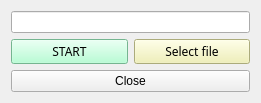
      <widget class="QWidget" name="layoutWidget">
       <property name="geometry">
        <rect>
         <x>10</x>
         <y>10</y>
         <width>261</width>
         <height>88</height>
        </rect>
       </property>
       <layout class="QGridLayout" name="gridLayout_5">
        <item row="1" column="0">
         <widget class="QPushButton" name="pushButton">
          <property name="autoFillBackground">
           <bool>false</bool>
          </property>
          <property name="text">
           <string>Close</string>
          </property>
         </widget>
        </item>
        <item row="0" column="0">
         <layout class="QGridLayout" name="gridLayout_3">
          <item row="1" column="0">
           <widget class="QPushButton" name="render">
            <property name="palette">
             <palette>
              <active>
               <colorrole role="WindowText">
                <brush brushstyle="SolidPattern">
                 <color alpha="255">
                  <red>0</red>
                  <green>0</green>
                  <blue>0</blue>
                 </color>
                </brush>
               </colorrole>
               <colorrole role="Button">
                <brush brushstyle="SolidPattern">
                 <color alpha="255">
                  <red>164</red>
                  <green>254</green>
                  <blue>202</blue>
                 </color>
                </brush>
               </colorrole>
               <colorrole role="Light">
                <brush brushstyle="SolidPattern">
                 <color alpha="255">
                  <red>255</red>
                  <green>255</green>
                  <blue>255</blue>
                 </color>
                </brush>
               </colorrole>
               <colorrole role="Midlight">
                <brush brushstyle="SolidPattern">
                 <color alpha="255">
                  <red>209</red>
                  <green>254</green>
                  <blue>228</blue>
                 </color>
                </brush>
               </colorrole>
               <colorrole role="Dark">
                <brush brushstyle="SolidPattern">
                 <color alpha="255">
                  <red>82</red>
                  <green>127</green>
                  <blue>101</blue>
                 </color>
                </brush>
               </colorrole>
               <colorrole role="Mid">
                <brush brushstyle="SolidPattern">
                 <color alpha="255">
                  <red>109</red>
                  <green>169</green>
                  <blue>135</blue>
                 </color>
                </brush>
               </colorrole>
               <colorrole role="Text">
                <brush brushstyle="SolidPattern">
                 <color alpha="255">
                  <red>0</red>
                  <green>0</green>
                  <blue>0</blue>
                 </color>
                </brush>
               </colorrole>
               <colorrole role="BrightText">
                <brush brushstyle="SolidPattern">
                 <color alpha="255">
                  <red>255</red>
                  <green>255</green>
                  <blue>255</blue>
                 </color>
                </brush>
               </colorrole>
               <colorrole role="ButtonText">
                <brush brushstyle="SolidPattern">
                 <color alpha="255">
                  <red>0</red>
                  <green>0</green>
                  <blue>0</blue>
                 </color>
                </brush>
               </colorrole>
               <colorrole role="Base">
                <brush brushstyle="SolidPattern">
                 <color alpha="255">
                  <red>255</red>
                  <green>255</green>
                  <blue>255</blue>
                 </color>
                </brush>
               </colorrole>
               <colorrole role="Window">
                <brush brushstyle="SolidPattern">
                 <color alpha="255">
                  <red>164</red>
                  <green>254</green>
                  <blue>202</blue>
                 </color>
                </brush>
               </colorrole>
               <colorrole role="Shadow">
                <brush brushstyle="SolidPattern">
                 <color alpha="255">
                  <red>0</red>
                  <green>0</green>
                  <blue>0</blue>
                 </color>
                </brush>
               </colorrole>
               <colorrole role="AlternateBase">
                <brush brushstyle="SolidPattern">
                 <color alpha="255">
                  <red>209</red>
                  <green>254</green>
                  <blue>228</blue>
                 </color>
                </brush>
               </colorrole>
               <colorrole role="ToolTipBase">
                <brush brushstyle="SolidPattern">
                 <color alpha="255">
                  <red>255</red>
                  <green>255</green>
                  <blue>220</blue>
                 </color>
                </brush>
               </colorrole>
               <colorrole role="ToolTipText">
                <brush brushstyle="SolidPattern">
                 <color alpha="255">
                  <red>0</red>
                  <green>0</green>
                  <blue>0</blue>
                 </color>
                </brush>
               </colorrole>
               <colorrole role="PlaceholderText">
                <brush brushstyle="SolidPattern">
                 <color alpha="127">
                  <red>0</red>
                  <green>0</green>
                  <blue>0</blue>
                 </color>
                </brush>
               </colorrole>
               <colorrole role="Accent">
                <brush brushstyle="SolidPattern">
                 <color alpha="255">
                  <red>255</red>
                  <green>255</green>
                  <blue>255</blue>
                 </color>
                </brush>
               </colorrole>
              </active>
              <inactive>
               <colorrole role="WindowText">
                <brush brushstyle="SolidPattern">
                 <color alpha="255">
                  <red>0</red>
                  <green>0</green>
                  <blue>0</blue>
                 </color>
                </brush>
               </colorrole>
               <colorrole role="Button">
                <brush brushstyle="SolidPattern">
                 <color alpha="255">
                  <red>164</red>
                  <green>254</green>
                  <blue>202</blue>
                 </color>
                </brush>
               </colorrole>
               <colorrole role="Light">
                <brush brushstyle="SolidPattern">
                 <color alpha="255">
                  <red>255</red>
                  <green>255</green>
                  <blue>255</blue>
                 </color>
                </brush>
               </colorrole>
               <colorrole role="Midlight">
                <brush brushstyle="SolidPattern">
                 <color alpha="255">
                  <red>209</red>
                  <green>254</green>
                  <blue>228</blue>
                 </color>
                </brush>
               </colorrole>
               <colorrole role="Dark">
                <brush brushstyle="SolidPattern">
                 <color alpha="255">
                  <red>82</red>
                  <green>127</green>
                  <blue>101</blue>
                 </color>
                </brush>
               </colorrole>
               <colorrole role="Mid">
                <brush brushstyle="SolidPattern">
                 <color alpha="255">
                  <red>109</red>
                  <green>169</green>
                  <blue>135</blue>
                 </color>
                </brush>
               </colorrole>
               <colorrole role="Text">
                <brush brushstyle="SolidPattern">
                 <color alpha="255">
                  <red>0</red>
                  <green>0</green>
                  <blue>0</blue>
                 </color>
                </brush>
               </colorrole>
               <colorrole role="BrightText">
                <brush brushstyle="SolidPattern">
                 <color alpha="255">
                  <red>255</red>
                  <green>255</green>
                  <blue>255</blue>
                 </color>
                </brush>
               </colorrole>
               <colorrole role="ButtonText">
                <brush brushstyle="SolidPattern">
                 <color alpha="255">
                  <red>0</red>
                  <green>0</green>
                  <blue>0</blue>
                 </color>
                </brush>
               </colorrole>
               <colorrole role="Base">
                <brush brushstyle="SolidPattern">
                 <color alpha="255">
                  <red>255</red>
                  <green>255</green>
                  <blue>255</blue>
                 </color>
                </brush>
               </colorrole>
               <colorrole role="Window">
                <brush brushstyle="SolidPattern">
                 <color alpha="255">
                  <red>164</red>
                  <green>254</green>
                  <blue>202</blue>
                 </color>
                </brush>
               </colorrole>
               <colorrole role="Shadow">
                <brush brushstyle="SolidPattern">
                 <color alpha="255">
                  <red>0</red>
                  <green>0</green>
                  <blue>0</blue>
                 </color>
                </brush>
               </colorrole>
               <colorrole role="AlternateBase">
                <brush brushstyle="SolidPattern">
                 <color alpha="255">
                  <red>209</red>
                  <green>254</green>
                  <blue>228</blue>
                 </color>
                </brush>
               </colorrole>
               <colorrole role="ToolTipBase">
                <brush brushstyle="SolidPattern">
                 <color alpha="255">
                  <red>255</red>
                  <green>255</green>
                  <blue>220</blue>
                 </color>
                </brush>
               </colorrole>
               <colorrole role="ToolTipText">
                <brush brushstyle="SolidPattern">
                 <color alpha="255">
                  <red>0</red>
                  <green>0</green>
                  <blue>0</blue>
                 </color>
                </brush>
               </colorrole>
               <colorrole role="PlaceholderText">
                <brush brushstyle="SolidPattern">
                 <color alpha="127">
                  <red>0</red>
                  <green>0</green>
                  <blue>0</blue>
                 </color>
                </brush>
               </colorrole>
               <colorrole role="Accent">
                <brush brushstyle="SolidPattern">
                 <color alpha="255">
                  <red>255</red>
                  <green>255</green>
                  <blue>255</blue>
                 </color>
                </brush>
               </colorrole>
              </inactive>
              <disabled>
               <colorrole role="WindowText">
                <brush brushstyle="SolidPattern">
                 <color alpha="255">
                  <red>82</red>
                  <green>127</green>
                  <blue>101</blue>
                 </color>
                </brush>
               </colorrole>
               <colorrole role="Button">
                <brush brushstyle="SolidPattern">
                 <color alpha="255">
                  <red>164</red>
                  <green>254</green>
                  <blue>202</blue>
                 </color>
                </brush>
               </colorrole>
               <colorrole role="Light">
                <brush brushstyle="SolidPattern">
                 <color alpha="255">
                  <red>255</red>
                  <green>255</green>
                  <blue>255</blue>
                 </color>
                </brush>
               </colorrole>
               <colorrole role="Midlight">
                <brush brushstyle="SolidPattern">
                 <color alpha="255">
                  <red>209</red>
                  <green>254</green>
                  <blue>228</blue>
                 </color>
                </brush>
               </colorrole>
               <colorrole role="Dark">
                <brush brushstyle="SolidPattern">
                 <color alpha="255">
                  <red>82</red>
                  <green>127</green>
                  <blue>101</blue>
                 </color>
                </brush>
               </colorrole>
               <colorrole role="Mid">
                <brush brushstyle="SolidPattern">
                 <color alpha="255">
                  <red>109</red>
                  <green>169</green>
                  <blue>135</blue>
                 </color>
                </brush>
               </colorrole>
               <colorrole role="Text">
                <brush brushstyle="SolidPattern">
                 <color alpha="255">
                  <red>82</red>
                  <green>127</green>
                  <blue>101</blue>
                 </color>
                </brush>
               </colorrole>
               <colorrole role="BrightText">
                <brush brushstyle="SolidPattern">
                 <color alpha="255">
                  <red>255</red>
                  <green>255</green>
                  <blue>255</blue>
                 </color>
                </brush>
               </colorrole>
               <colorrole role="ButtonText">
                <brush brushstyle="SolidPattern">
                 <color alpha="255">
                  <red>82</red>
                  <green>127</green>
                  <blue>101</blue>
                 </color>
                </brush>
               </colorrole>
               <colorrole role="Base">
                <brush brushstyle="SolidPattern">
                 <color alpha="255">
                  <red>164</red>
                  <green>254</green>
                  <blue>202</blue>
                 </color>
                </brush>
               </colorrole>
               <colorrole role="Window">
                <brush brushstyle="SolidPattern">
                 <color alpha="255">
                  <red>164</red>
                  <green>254</green>
                  <blue>202</blue>
                 </color>
                </brush>
               </colorrole>
               <colorrole role="Shadow">
                <brush brushstyle="SolidPattern">
                 <color alpha="255">
                  <red>0</red>
                  <green>0</green>
                  <blue>0</blue>
                 </color>
                </brush>
               </colorrole>
               <colorrole role="AlternateBase">
                <brush brushstyle="SolidPattern">
                 <color alpha="255">
                  <red>164</red>
                  <green>254</green>
                  <blue>202</blue>
                 </color>
                </brush>
               </colorrole>
               <colorrole role="ToolTipBase">
                <brush brushstyle="SolidPattern">
                 <color alpha="255">
                  <red>255</red>
                  <green>255</green>
                  <blue>220</blue>
                 </color>
                </brush>
               </colorrole>
               <colorrole role="ToolTipText">
                <brush brushstyle="SolidPattern">
                 <color alpha="255">
                  <red>0</red>
                  <green>0</green>
                  <blue>0</blue>
                 </color>
                </brush>
               </colorrole>
               <colorrole role="PlaceholderText">
                <brush brushstyle="SolidPattern">
                 <color alpha="127">
                  <red>82</red>
                  <green>127</green>
                  <blue>101</blue>
                 </color>
                </brush>
               </colorrole>
               <colorrole role="Accent">
                <brush brushstyle="SolidPattern">
                 <color alpha="255">
                  <red>240</red>
                  <green>255</green>
                  <blue>246</blue>
                 </color>
                </brush>
               </colorrole>
              </disabled>
             </palette>
            </property>
            <property name="font">
             <font>
              <family>Bauhaus 93</family>
             </font>
            </property>
            <property name="text">
             <string>START</string>
            </property>
           </widget>
          </item>
          <item row="1" column="1">
           <widget class="QPushButton" name="select_obj">
            <property name="palette">
             <palette>
              <active>
               <colorrole role="WindowText">
                <brush brushstyle="SolidPattern">
                 <color alpha="255">
                  <red>0</red>
                  <green>0</green>
                  <blue>0</blue>
                 </color>
                </brush>
               </colorrole>
               <colorrole role="Button">
                <brush brushstyle="SolidPattern">
                 <color alpha="255">
                  <red>240</red>
                  <green>240</green>
                  <blue>172</blue>
                 </color>
                </brush>
               </colorrole>
               <colorrole role="Light">
                <brush brushstyle="SolidPattern">
                 <color alpha="255">
                  <red>255</red>
                  <green>255</green>
                  <blue>255</blue>
                 </color>
                </brush>
               </colorrole>
               <colorrole role="Midlight">
                <brush brushstyle="SolidPattern">
                 <color alpha="255">
                  <red>247</red>
                  <green>247</green>
                  <blue>213</blue>
                 </color>
                </brush>
               </colorrole>
               <colorrole role="Dark">
                <brush brushstyle="SolidPattern">
                 <color alpha="255">
                  <red>120</red>
                  <green>120</green>
                  <blue>86</blue>
                 </color>
                </brush>
               </colorrole>
               <colorrole role="Mid">
                <brush brushstyle="SolidPattern">
                 <color alpha="255">
                  <red>160</red>
                  <green>160</green>
                  <blue>115</blue>
                 </color>
                </brush>
               </colorrole>
               <colorrole role="Text">
                <brush brushstyle="SolidPattern">
                 <color alpha="255">
                  <red>0</red>
                  <green>0</green>
                  <blue>0</blue>
                 </color>
                </brush>
               </colorrole>
               <colorrole role="BrightText">
                <brush brushstyle="SolidPattern">
                 <color alpha="255">
                  <red>255</red>
                  <green>255</green>
                  <blue>255</blue>
                 </color>
                </brush>
               </colorrole>
               <colorrole role="ButtonText">
                <brush brushstyle="SolidPattern">
                 <color alpha="255">
                  <red>0</red>
                  <green>0</green>
                  <blue>0</blue>
                 </color>
                </brush>
               </colorrole>
               <colorrole role="Base">
                <brush brushstyle="SolidPattern">
                 <color alpha="255">
                  <red>255</red>
                  <green>255</green>
                  <blue>255</blue>
                 </color>
                </brush>
               </colorrole>
               <colorrole role="Window">
                <brush brushstyle="SolidPattern">
                 <color alpha="255">
                  <red>240</red>
                  <green>240</green>
                  <blue>172</blue>
                 </color>
                </brush>
               </colorrole>
               <colorrole role="Shadow">
                <brush brushstyle="SolidPattern">
                 <color alpha="255">
                  <red>0</red>
                  <green>0</green>
                  <blue>0</blue>
                 </color>
                </brush>
               </colorrole>
               <colorrole role="AlternateBase">
                <brush brushstyle="SolidPattern">
                 <color alpha="255">
                  <red>247</red>
                  <green>247</green>
                  <blue>213</blue>
                 </color>
                </brush>
               </colorrole>
               <colorrole role="ToolTipBase">
                <brush brushstyle="SolidPattern">
                 <color alpha="255">
                  <red>255</red>
                  <green>255</green>
                  <blue>220</blue>
                 </color>
                </brush>
               </colorrole>
               <colorrole role="ToolTipText">
                <brush brushstyle="SolidPattern">
                 <color alpha="255">
                  <red>0</red>
                  <green>0</green>
                  <blue>0</blue>
                 </color>
                </brush>
               </colorrole>
               <colorrole role="PlaceholderText">
                <brush brushstyle="SolidPattern">
                 <color alpha="127">
                  <red>0</red>
                  <green>0</green>
                  <blue>0</blue>
                 </color>
                </brush>
               </colorrole>
               <colorrole role="Accent">
                <brush brushstyle="SolidPattern">
                 <color alpha="255">
                  <red>255</red>
                  <green>255</green>
                  <blue>255</blue>
                 </color>
                </brush>
               </colorrole>
              </active>
              <inactive>
               <colorrole role="WindowText">
                <brush brushstyle="SolidPattern">
                 <color alpha="255">
                  <red>0</red>
                  <green>0</green>
                  <blue>0</blue>
                 </color>
                </brush>
               </colorrole>
               <colorrole role="Button">
                <brush brushstyle="SolidPattern">
                 <color alpha="255">
                  <red>240</red>
                  <green>240</green>
                  <blue>172</blue>
                 </color>
                </brush>
               </colorrole>
               <colorrole role="Light">
                <brush brushstyle="SolidPattern">
                 <color alpha="255">
                  <red>255</red>
                  <green>255</green>
                  <blue>255</blue>
                 </color>
                </brush>
               </colorrole>
               <colorrole role="Midlight">
                <brush brushstyle="SolidPattern">
                 <color alpha="255">
                  <red>247</red>
                  <green>247</green>
                  <blue>213</blue>
                 </color>
                </brush>
               </colorrole>
               <colorrole role="Dark">
                <brush brushstyle="SolidPattern">
                 <color alpha="255">
                  <red>120</red>
                  <green>120</green>
                  <blue>86</blue>
                 </color>
                </brush>
               </colorrole>
               <colorrole role="Mid">
                <brush brushstyle="SolidPattern">
                 <color alpha="255">
                  <red>160</red>
                  <green>160</green>
                  <blue>115</blue>
                 </color>
                </brush>
               </colorrole>
               <colorrole role="Text">
                <brush brushstyle="SolidPattern">
                 <color alpha="255">
                  <red>0</red>
                  <green>0</green>
                  <blue>0</blue>
                 </color>
                </brush>
               </colorrole>
               <colorrole role="BrightText">
                <brush brushstyle="SolidPattern">
                 <color alpha="255">
                  <red>255</red>
                  <green>255</green>
                  <blue>255</blue>
                 </color>
                </brush>
               </colorrole>
               <colorrole role="ButtonText">
                <brush brushstyle="SolidPattern">
                 <color alpha="255">
                  <red>0</red>
                  <green>0</green>
                  <blue>0</blue>
                 </color>
                </brush>
               </colorrole>
               <colorrole role="Base">
                <brush brushstyle="SolidPattern">
                 <color alpha="255">
                  <red>255</red>
                  <green>255</green>
                  <blue>255</blue>
                 </color>
                </brush>
               </colorrole>
               <colorrole role="Window">
                <brush brushstyle="SolidPattern">
                 <color alpha="255">
                  <red>240</red>
                  <green>240</green>
                  <blue>172</blue>
                 </color>
                </brush>
               </colorrole>
               <colorrole role="Shadow">
                <brush brushstyle="SolidPattern">
                 <color alpha="255">
                  <red>0</red>
                  <green>0</green>
                  <blue>0</blue>
                 </color>
                </brush>
               </colorrole>
               <colorrole role="AlternateBase">
                <brush brushstyle="SolidPattern">
                 <color alpha="255">
                  <red>247</red>
                  <green>247</green>
                  <blue>213</blue>
                 </color>
                </brush>
               </colorrole>
               <colorrole role="ToolTipBase">
                <brush brushstyle="SolidPattern">
                 <color alpha="255">
                  <red>255</red>
                  <green>255</green>
                  <blue>220</blue>
                 </color>
                </brush>
               </colorrole>
               <colorrole role="ToolTipText">
                <brush brushstyle="SolidPattern">
                 <color alpha="255">
                  <red>0</red>
                  <green>0</green>
                  <blue>0</blue>
                 </color>
                </brush>
               </colorrole>
               <colorrole role="PlaceholderText">
                <brush brushstyle="SolidPattern">
                 <color alpha="127">
                  <red>0</red>
                  <green>0</green>
                  <blue>0</blue>
                 </color>
                </brush>
               </colorrole>
               <colorrole role="Accent">
                <brush brushstyle="SolidPattern">
                 <color alpha="255">
                  <red>255</red>
                  <green>255</green>
                  <blue>255</blue>
                 </color>
                </brush>
               </colorrole>
              </inactive>
              <disabled>
               <colorrole role="WindowText">
                <brush brushstyle="SolidPattern">
                 <color alpha="255">
                  <red>120</red>
                  <green>120</green>
                  <blue>86</blue>
                 </color>
                </brush>
               </colorrole>
               <colorrole role="Button">
                <brush brushstyle="SolidPattern">
                 <color alpha="255">
                  <red>240</red>
                  <green>240</green>
                  <blue>172</blue>
                 </color>
                </brush>
               </colorrole>
               <colorrole role="Light">
                <brush brushstyle="SolidPattern">
                 <color alpha="255">
                  <red>255</red>
                  <green>255</green>
                  <blue>255</blue>
                 </color>
                </brush>
               </colorrole>
               <colorrole role="Midlight">
                <brush brushstyle="SolidPattern">
                 <color alpha="255">
                  <red>247</red>
                  <green>247</green>
                  <blue>213</blue>
                 </color>
                </brush>
               </colorrole>
               <colorrole role="Dark">
                <brush brushstyle="SolidPattern">
                 <color alpha="255">
                  <red>120</red>
                  <green>120</green>
                  <blue>86</blue>
                 </color>
                </brush>
               </colorrole>
               <colorrole role="Mid">
                <brush brushstyle="SolidPattern">
                 <color alpha="255">
                  <red>160</red>
                  <green>160</green>
                  <blue>115</blue>
                 </color>
                </brush>
               </colorrole>
               <colorrole role="Text">
                <brush brushstyle="SolidPattern">
                 <color alpha="255">
                  <red>120</red>
                  <green>120</green>
                  <blue>86</blue>
                 </color>
                </brush>
               </colorrole>
               <colorrole role="BrightText">
                <brush brushstyle="SolidPattern">
                 <color alpha="255">
                  <red>255</red>
                  <green>255</green>
                  <blue>255</blue>
                 </color>
                </brush>
               </colorrole>
               <colorrole role="ButtonText">
                <brush brushstyle="SolidPattern">
                 <color alpha="255">
                  <red>120</red>
                  <green>120</green>
                  <blue>86</blue>
                 </color>
                </brush>
               </colorrole>
               <colorrole role="Base">
                <brush brushstyle="SolidPattern">
                 <color alpha="255">
                  <red>240</red>
                  <green>240</green>
                  <blue>172</blue>
                 </color>
                </brush>
               </colorrole>
               <colorrole role="Window">
                <brush brushstyle="SolidPattern">
                 <color alpha="255">
                  <red>240</red>
                  <green>240</green>
                  <blue>172</blue>
                 </color>
                </brush>
               </colorrole>
               <colorrole role="Shadow">
                <brush brushstyle="SolidPattern">
                 <color alpha="255">
                  <red>0</red>
                  <green>0</green>
                  <blue>0</blue>
                 </color>
                </brush>
               </colorrole>
               <colorrole role="AlternateBase">
                <brush brushstyle="SolidPattern">
                 <color alpha="255">
                  <red>240</red>
                  <green>240</green>
                  <blue>172</blue>
                 </color>
                </brush>
               </colorrole>
               <colorrole role="ToolTipBase">
                <brush brushstyle="SolidPattern">
                 <color alpha="255">
                  <red>255</red>
                  <green>255</green>
                  <blue>220</blue>
                 </color>
                </brush>
               </colorrole>
               <colorrole role="ToolTipText">
                <brush brushstyle="SolidPattern">
                 <color alpha="255">
                  <red>0</red>
                  <green>0</green>
                  <blue>0</blue>
                 </color>
                </brush>
               </colorrole>
               <colorrole role="PlaceholderText">
                <brush brushstyle="SolidPattern">
                 <color alpha="127">
                  <red>120</red>
                  <green>120</green>
                  <blue>86</blue>
                 </color>
                </brush>
               </colorrole>
               <colorrole role="Accent">
                <brush brushstyle="SolidPattern">
                 <color alpha="255">
                  <red>255</red>
                  <green>255</green>
                  <blue>240</blue>
                 </color>
                </brush>
               </colorrole>
              </disabled>
             </palette>
            </property>
            <property name="font">
             <font>
              <family>Cooper Black</family>
             </font>
            </property>
            <property name="text">
             <string>Select file</string>
            </property>
           </widget>
          </item>
          <item row="0" column="0" colspan="2">
           <widget class="QLineEdit" name="file_path">
            <property name="sizePolicy">
             <sizepolicy hsizetype="Minimum" vsizetype="Fixed">
              <horstretch>0</horstretch>
              <verstretch>0</verstretch>
             </sizepolicy>
            </property>
            <property name="readOnly">
             <bool>true</bool>
            </property>
           </widget>
          </item>
         </layout>
        </item>
       </layout>
      </widget>
